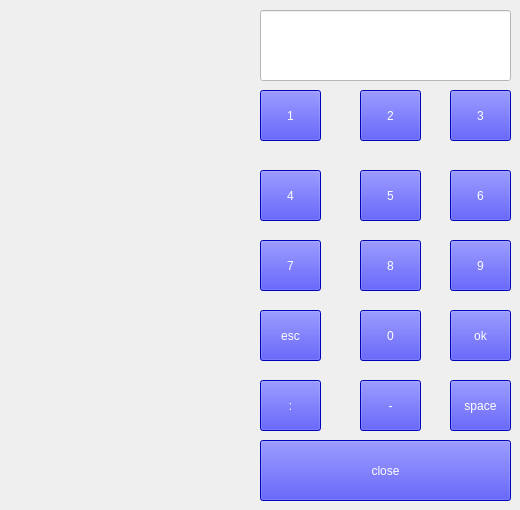
   <widget class="QWidget" name="page_4">
    <widget class="QPushButton" name="pushButton_18">
     <property name="geometry">
      <rect>
       <x>260</x>
       <y>240</y>
       <width>61</width>
       <height>51</height>
      </rect>
     </property>
     <property name="focusPolicy">
      <enum>Qt::NoFocus</enum>
     </property>
     <property name="styleSheet">
      <string notr="true">background-color: rgb(0, 0, 255);
color: rgb(255, 255, 255);
font: 75 20pt &quot;Ubuntu&quot;;</string>
     </property>
     <property name="text">
      <string>7</string>
     </property>
    </widget>
    <widget class="QPushButton" name="pushButton_19">
     <property name="geometry">
      <rect>
       <x>360</x>
       <y>90</y>
       <width>61</width>
       <height>51</height>
      </rect>
     </property>
     <property name="focusPolicy">
      <enum>Qt::NoFocus</enum>
     </property>
     <property name="styleSheet">
      <string notr="true">background-color: rgb(0, 0, 255);
color: rgb(255, 255, 255);
font: 75 20pt &quot;Ubuntu&quot;;</string>
     </property>
     <property name="text">
      <string>2</string>
     </property>
    </widget>
    <widget class="QPushButton" name="pushButton_20">
     <property name="geometry">
      <rect>
       <x>450</x>
       <y>310</y>
       <width>61</width>
       <height>51</height>
      </rect>
     </property>
     <property name="focusPolicy">
      <enum>Qt::NoFocus</enum>
     </property>
     <property name="styleSheet">
      <string notr="true">background-color: rgb(0, 0, 255);
color: rgb(255, 255, 255);
font: 75 20pt &quot;Ubuntu&quot;;</string>
     </property>
     <property name="text">
      <string>ok</string>
     </property>
    </widget>
    <widget class="QPushButton" name="pushButton_21">
     <property name="geometry">
      <rect>
       <x>450</x>
       <y>240</y>
       <width>61</width>
       <height>51</height>
      </rect>
     </property>
     <property name="focusPolicy">
      <enum>Qt::NoFocus</enum>
     </property>
     <property name="styleSheet">
      <string notr="true">background-color: rgb(0, 0, 255);
color: rgb(255, 255, 255);
font: 75 20pt &quot;Ubuntu&quot;;</string>
     </property>
     <property name="text">
      <string>9</string>
     </property>
    </widget>
    <widget class="QPushButton" name="pushButton_22">
     <property name="geometry">
      <rect>
       <x>260</x>
       <y>90</y>
       <width>61</width>
       <height>51</height>
      </rect>
     </property>
     <property name="focusPolicy">
      <enum>Qt::NoFocus</enum>
     </property>
     <property name="styleSheet">
      <string notr="true">background-color: rgb(0, 0, 255);
color: rgb(255, 255, 255);
font: 75 20pt &quot;Ubuntu&quot;;</string>
     </property>
     <property name="text">
      <string>1</string>
     </property>
    </widget>
    <widget class="QPushButton" name="pushButton_23">
     <property name="geometry">
      <rect>
       <x>360</x>
       <y>240</y>
       <width>61</width>
       <height>51</height>
      </rect>
     </property>
     <property name="focusPolicy">
      <enum>Qt::NoFocus</enum>
     </property>
     <property name="styleSheet">
      <string notr="true">background-color: rgb(0, 0, 255);
color: rgb(255, 255, 255);
font: 75 20pt &quot;Ubuntu&quot;;</string>
     </property>
     <property name="text">
      <string>8</string>
     </property>
    </widget>
    <widget class="QPushButton" name="pushButton_24">
     <property name="geometry">
      <rect>
       <x>360</x>
       <y>310</y>
       <width>61</width>
       <height>51</height>
      </rect>
     </property>
     <property name="focusPolicy">
      <enum>Qt::NoFocus</enum>
     </property>
     <property name="styleSheet">
      <string notr="true">background-color: rgb(0, 0, 255);
color: rgb(255, 255, 255);
font: 75 20pt &quot;Ubuntu&quot;;</string>
     </property>
     <property name="text">
      <string>0</string>
     </property>
    </widget>
    <widget class="QPushButton" name="pushButton_25">
     <property name="geometry">
      <rect>
       <x>260</x>
       <y>310</y>
       <width>61</width>
       <height>51</height>
      </rect>
     </property>
     <property name="focusPolicy">
      <enum>Qt::NoFocus</enum>
     </property>
     <property name="styleSheet">
      <string notr="true">background-color: rgb(0, 0, 255);
color: rgb(255, 255, 255);
font: 75 20pt &quot;Ubuntu&quot;;</string>
     </property>
     <property name="text">
      <string>esc</string>
     </property>
    </widget>
    <widget class="QLineEdit" name="lineEdit">
     <property name="geometry">
      <rect>
       <x>260</x>
       <y>10</y>
       <width>251</width>
       <height>71</height>
      </rect>
     </property>
     <property name="styleSheet">
      <string notr="true">background-color: rgb(255, 255, 255);
font: 75 20pt &quot;Ubuntu&quot;;</string>
     </property>
    </widget>
    <widget class="QPushButton" name="pushButton_26">
     <property name="geometry">
      <rect>
       <x>260</x>
       <y>380</y>
       <width>61</width>
       <height>51</height>
      </rect>
     </property>
     <property name="focusPolicy">
      <enum>Qt::NoFocus</enum>
     </property>
     <property name="styleSheet">
      <string notr="true">background-color: rgb(0, 0, 255);
color: rgb(255, 255, 255);
font: 75 20pt &quot;Ubuntu&quot;;</string>
     </property>
     <property name="text">
      <string>:</string>
     </property>
    </widget>
    <widget class="QPushButton" name="pushButton_27">
     <property name="geometry">
      <rect>
       <x>450</x>
       <y>170</y>
       <width>61</width>
       <height>51</height>
      </rect>
     </property>
     <property name="focusPolicy">
      <enum>Qt::NoFocus</enum>
     </property>
     <property name="styleSheet">
      <string notr="true">background-color: rgb(0, 0, 255);
color: rgb(255, 255, 255);
font: 75 20pt &quot;Ubuntu&quot;;</string>
     </property>
     <property name="text">
      <string>6</string>
     </property>
    </widget>
    <widget class="QPushButton" name="pushButton_28">
     <property name="geometry">
      <rect>
       <x>360</x>
       <y>170</y>
       <width>61</width>
       <height>51</height>
      </rect>
     </property>
     <property name="focusPolicy">
      <enum>Qt::NoFocus</enum>
     </property>
     <property name="styleSheet">
      <string notr="true">background-color: rgb(0, 0, 255);
color: rgb(255, 255, 255);
font: 75 20pt &quot;Ubuntu&quot;;</string>
     </property>
     <property name="text">
      <string>5</string>
     </property>
    </widget>
    <widget class="QPushButton" name="pushButton_29">
     <property name="geometry">
      <rect>
       <x>260</x>
       <y>170</y>
       <width>61</width>
       <height>51</height>
      </rect>
     </property>
     <property name="focusPolicy">
      <enum>Qt::NoFocus</enum>
     </property>
     <property name="styleSheet">
      <string notr="true">background-color: rgb(0, 0, 255);
color: rgb(255, 255, 255);
font: 75 20pt &quot;Ubuntu&quot;;</string>
     </property>
     <property name="text">
      <string>4</string>
     </property>
    </widget>
    <widget class="QPushButton" name="pushButton_30">
     <property name="geometry">
      <rect>
       <x>450</x>
       <y>380</y>
       <width>61</width>
       <height>51</height>
      </rect>
     </property>
     <property name="focusPolicy">
      <enum>Qt::NoFocus</enum>
     </property>
     <property name="styleSheet">
      <string notr="true">background-color: rgb(0, 0, 255);
color: rgb(255, 255, 255);
font: 75 italic 17pt &quot;Ubuntu&quot;;</string>
     </property>
     <property name="text">
      <string>space</string>
     </property>
    </widget>
    <widget class="QPushButton" name="pushButton_31">
     <property name="geometry">
      <rect>
       <x>360</x>
       <y>380</y>
       <width>61</width>
       <height>51</height>
      </rect>
     </property>
     <property name="focusPolicy">
      <enum>Qt::NoFocus</enum>
     </property>
     <property name="styleSheet">
      <string notr="true">background-color: rgb(0, 0, 255);
color: rgb(255, 255, 255);
font: 75 20pt &quot;Ubuntu&quot;;</string>
     </property>
     <property name="text">
      <string>-</string>
     </property>
    </widget>
    <widget class="QPushButton" name="pushButton_32">
     <property name="geometry">
      <rect>
       <x>260</x>
       <y>440</y>
       <width>251</width>
       <height>61</height>
      </rect>
     </property>
     <property name="focusPolicy">
      <enum>Qt::NoFocus</enum>
     </property>
     <property name="styleSheet">
      <string notr="true">background-color: rgb(0, 0, 255);
color: rgb(255, 255, 255);
font: 75 20pt &quot;Ubuntu&quot;;</string>
     </property>
     <property name="text">
      <string>close</string>
     </property>
    </widget>
    <widget class="QPushButton" name="pushButton_33">
     <property name="geometry">
      <rect>
       <x>450</x>
       <y>90</y>
       <width>61</width>
       <height>51</height>
      </rect>
     </property>
     <property name="focusPolicy">
      <enum>Qt::NoFocus</enum>
     </property>
     <property name="styleSheet">
      <string notr="true">background-color: rgb(0, 0, 255);
color: rgb(255, 255, 255);
font: 75 20pt &quot;Ubuntu&quot;;</string>
     </property>
     <property name="text">
      <string>3</string>
     </property>
    </widget>
   </widget>
